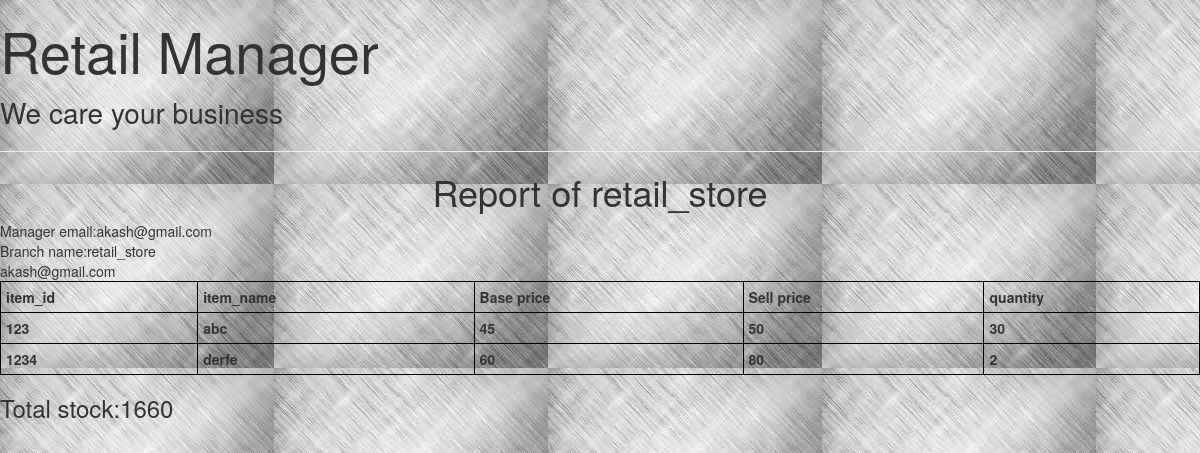
/branch_report.php?branch_name=retail_store (signed in), run on the app's committed database.
### tables this page shows
CREATE TABLE IF NOT EXISTS `branch` (
  `shop_name` varchar(50) NOT NULL,
  `shop_email_id` varchar(50) NOT NULL,
  `manager_email_id` varchar(50) NOT NULL,
  `branch_name` varchar(50) NOT NULL,
  `manager_name` varchar(50) NOT NULL,
  `address` text NOT NULL,
  `city` varchar(30) NOT NULL,
  `phone_no` bigint(10) NOT NULL,
  `password` varchar(50) NOT NULL,
  `request1` varchar(30) DEFAULT NULL,
  `request2` varchar(30) DEFAULT NULL,
  `request3` varchar(30) DEFAULT NULL,
  PRIMARY KEY (`manager_email_id`),
  KEY `shop_email_id` (`shop_email_id`)
);

CREATE TABLE IF NOT EXISTS `stock` (
  `item_id` varchar(50) NOT NULL,
  `item_name` varchar(50) NOT NULL,
  `base_price` int(30) NOT NULL,
  `sell_price` int(30) NOT NULL,
  `Quantity` int(30) NOT NULL,
  `branch_name` varchar(50) NOT NULL,
  `manager_email_id` varchar(50) NOT NULL,
  `shop_name` varchar(50) NOT NULL,
  PRIMARY KEY (`item_id`),
  UNIQUE KEY `item_id` (`item_id`),
  KEY `branch_name` (`branch_name`),
  KEY `shop_name` (`shop_name`),
  KEY `manager_email_id` (`manager_email_id`)
);

### branch_report.php (the view, shortened to what this page needs)
<?php
	$email=$_SESSION['email'];
	$bname=$_GET['branch_name'];
	$stype=$_GET['rtype'];
?>
<!DOCTYPE html>
	<head>
			  <link rel="stylesheet" href="css/bootstrap.min.css">
	</head>
		<body>
				<div class="page-header">
				<h1 style="font-size:200%;">Retail Manager</h1>
				<p>We care your business</p>
				</div>
				<?php
								$res=mysql_query("select manager_email_id from branch where branch_name='$bname' and shop_email_id='$email'");
								while($row=mysql_fetch_row($res))
								{
										$bemail=$row[0];
								}
								echo "<center><h1>$stype Report of $bname</h1></center>";
								echo "Manager email:$bemail<br/>";
								echo "Branch name:$bname<br/>";
				?>
				<table>
						<?php
								$report=0;
								if($stype=="sales")
								{
									echo "<tr><th>Invoice number</th><th>orderid</th><th>item_id</th><th>item_name</th><th>Base price</th><th>Sell price</th><th>quantity</th><th>amount</th><th>date</th><th>time</th></tr>";
									$res=mysql_query("SELECT o.inv_no, `orderid`, `item_id`, `item_name`, `base_price`, sell_price,`quantity`, `amount`,s.date,s.time FROM `order` o,sales s WHERE o.inv_no=s.inv_no and s.manager_email_id='$bemail'") or die("Error".mysql_error());
									while($row=mysql_fetch_row($res))
									{			$report=$report+$row[5]*$row[6];
											echo "<tr><th>$row[0]</th><th>$row[1]</th><th>$row[2]</th><th>$row[3]</th><th>$row[4]</th><th>$row[5]</th><th>$row[6]</th><th>$row[7]</th><th>$row[8]</th><th>$row[9]</th></tr>";
										}
										echo "</table>";
										echo "<h3>Total sales:$report</h3>";
								}
								else
								{
									 echo "<tr><th>item_id</th><th>item_name</th><th>Base price</th><th>Sell price</th><th>quantity</th></tr>";
									$res=mysql_query("SELECT distinct `item_id`, `item_name`, `base_price`, sell_price,`quantity` FROM stock s,branch b WHERE s.manager_email_id='$bemail'") or die("Error".mysql_error());
									while($row=mysql_fetch_row($res))
									{			$report=$report+$row[3]*$row[4];
											echo "<tr><th>$row[0]</th><th>$row[1]</th><th>$row[2]</th><th>$row[3]</th><th>$row[4]</tr>";
										}
										echo "</table>";
										echo "<h3>Total stock:$report</h3>";
								}
						?>
		</body>
		<html>

### branch_report.php (style rules this page uses)
th,td { border: 1px solid black; text-align: left; padding: 5px; }
table { border: 1px solid black; max-height: 100%; min-width:100%; }

### data on the page
branch: manager_email_id "akash@gmail.com"
stock: item_id "123", item_name "abc", base_price "45", sell_price "50", Quantity "30"
stock: item_id "1234", item_name "derfe", base_price "60", sell_price "80", Quantity "2"

### other printed values
$bname "retail_store"
$report "1660"
